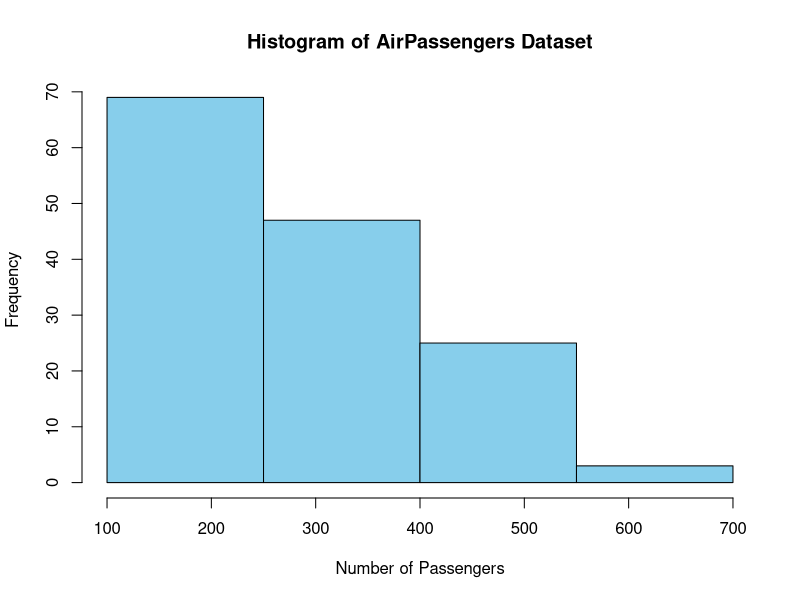

Generate this figure with R:
data("AirPassengers")
hist(AirPassengers, 
     xlim = c(100, 700), 
     breaks = seq(100, 700, by = 150), 
     main = "Histogram of AirPassengers Dataset",
     xlab = "Number of Passengers",
     ylab = "Frequency",
     col = "skyblue")